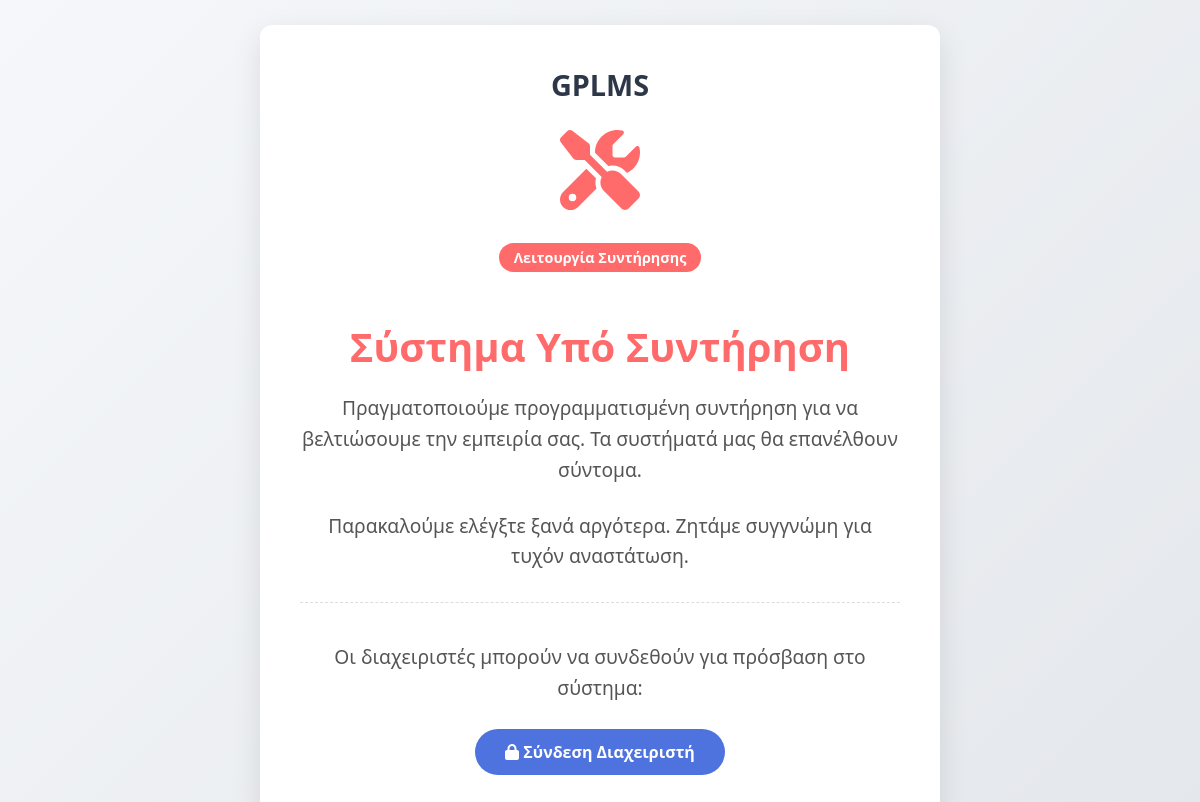
Before: /src/main/maintenance.php with the older database file.
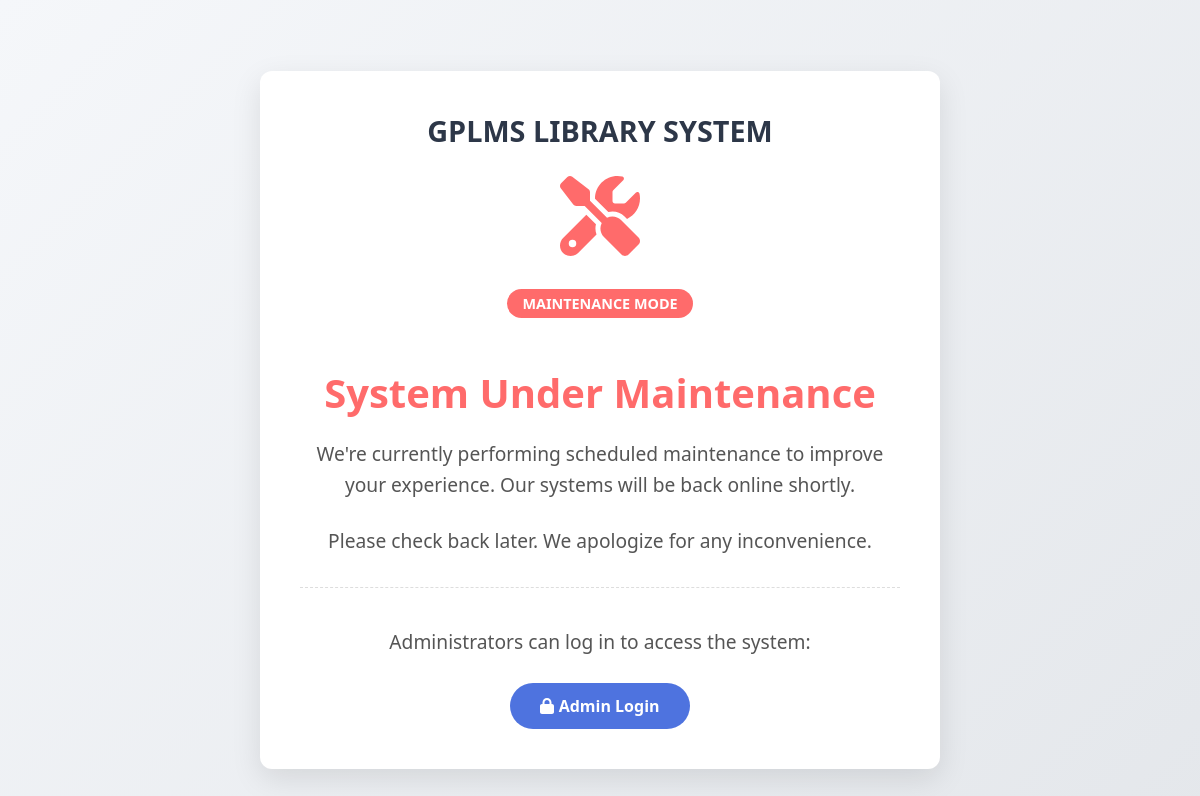
After: the same page with the newer database file.
### tables this page shows
CREATE TABLE `system_settings` (
  `id` int NOT NULL AUTO_INCREMENT,
  `setting_key` varchar(255) NOT NULL,
  `setting_value` text,
  `last_modified` timestamp NULL DEFAULT CURRENT_TIMESTAMP ON UPDATE CURRENT_TIMESTAMP,
  PRIMARY KEY (`id`),
  UNIQUE KEY `setting_key` (`setting_key`)
);

### src/conf/translation.php (called while the page is built, shortened)
<?php
$default_language = 'EN';
try {
    $stmt = $pdo->query("SELECT setting_value FROM system_settings WHERE setting_key = 'default_language'");
    $result = $stmt->fetch(PDO::FETCH_ASSOC);
    if ($result) {
        $default_language = $result['setting_value'];
    }
} catch (PDOException $e) {
    error_log("Default language setting error: " . $e->getMessage());
}
$lang = $translations[$default_language] ?? $translations['EN'];
?>

### src/main/maintenance.php (the view, shortened to what this page needs)
<?php
require_once '../conf/config.php';
require_once '../conf/translation.php';
$library_name = $lang['library_system'];
try {
    $stmt = $pdo->query("SELECT setting_value FROM system_settings WHERE setting_key = 'library_name'");
    $result = $stmt->fetch(PDO::FETCH_ASSOC);
    if ($result && !empty($result['setting_value'])) {
        $library_name = $result['setting_value'];
    }
} catch (PDOException $e) {
    error_log("Library name fetch error: " . $e->getMessage());
}
?>
<!DOCTYPE html>
<html lang="<?= $default_language ?>">
<head>
</head>
<body>
    <div class="maintenance-container">
        <div class="library-name"><?= htmlspecialchars($library_name) ?></div>
        <div class="maintenance-icon">
            <i class="fas fa-tools"></i>
        </div>
        <div class="status"><?= strtoupper($lang['maintenance_mode']) ?></div>
        <h1><?= $lang['system_under_maintenance'] ?></h1>
        <p><?= $lang['maintenance_message1'] ?></p>
        <p><?= $lang['maintenance_message2'] ?></p>
        <div class="admin-login">
            <p><?= $lang['admin_login_prompt'] ?></p>
            <a href="login.php"><i class="fas fa-lock"></i> <?= $lang['admin_login'] ?></a>
        </div>
    </div>
</body>
</html>

Changed rows visible on the page:
removed system_settings: setting_value "GPLMS"
Other visible differences:
$library_name: (not shown) → "GPLMS LIBRARY SYSTEM"
$lang['maintenance_mode']: "Λειτουργία Συντήρησης" → "MAINTENANCE MODE"
$lang['system_under_maintenance']: "Σύστημα Υπό Συντήρηση" → "System Under Maintenance"
$lang['maintenance_message1']: "Πραγματοποιούμε προγραμματισμένη συντήρηση για να βελτιώσουμε την εμπειρία σας. Τα συστήματά μας θα επανέλθουν σύντομα." → "We're currently performing scheduled maintenance to improve your experience. Our systems will be back online shortly."
$lang['maintenance_message2']: "Παρακαλούμε ελέγξτε ξανά αργότερα. Ζητάμε συγγνώμη για τυχόν αναστάτωση." → "Please check back later. We apologize for any inconvenience."
$lang['admin_login_prompt']: "Οι διαχειριστές μπορούν να συνδεθούν για πρόσβαση στο σύστημα:" → "Administrators can log in to access the system:"
$lang['admin_login']: "Σύνδεση Διαχειριστή" → "Admin Login"
